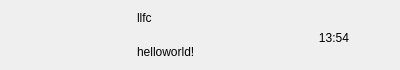
<?xml version="1.0" encoding="UTF-8"?>
<ui version="4.0">
 <class>ChatUserWid</class>
 <widget class="QWidget" name="ChatUserWid">
  <property name="geometry">
   <rect>
    <x>0</x>
    <y>0</y>
    <width>400</width>
    <height>70</height>
   </rect>
  </property>
  <property name="minimumSize">
   <size>
    <width>0</width>
    <height>70</height>
   </size>
  </property>
  <property name="maximumSize">
   <size>
    <width>16777215</width>
    <height>70</height>
   </size>
  </property>
  <property name="windowTitle">
   <string>Form</string>
  </property>
  <layout class="QHBoxLayout" name="horizontalLayout">
   <property name="spacing">
    <number>5</number>
   </property>
   <property name="leftMargin">
    <number>6</number>
   </property>
   <property name="topMargin">
    <number>2</number>
   </property>
   <property name="rightMargin">
    <number>6</number>
   </property>
   <property name="bottomMargin">
    <number>2</number>
   </property>
   <item>
    <widget class="QWidget" name="icon_wid" native="true">
     <property name="minimumSize">
      <size>
       <width>50</width>
       <height>50</height>
      </size>
     </property>
     <property name="maximumSize">
      <size>
       <width>50</width>
       <height>50</height>
      </size>
     </property>
     <layout class="QHBoxLayout" name="horizontalLayout_2">
      <property name="spacing">
       <number>0</number>
      </property>
      <property name="leftMargin">
       <number>0</number>
      </property>
      <property name="topMargin">
       <number>0</number>
      </property>
      <property name="rightMargin">
       <number>0</number>
      </property>
      <property name="bottomMargin">
       <number>0</number>
      </property>
      <item>
       <widget class="QLabel" name="icon_lb">
        <property name="minimumSize">
         <size>
          <width>45</width>
          <height>45</height>
         </size>
        </property>
        <property name="maximumSize">
         <size>
          <width>45</width>
          <height>45</height>
         </size>
        </property>
        <property name="text">
         <string/>
        </property>
       </widget>
      </item>
     </layout>
    </widget>
   </item>
   <item>
    <widget class="QWidget" name="userinfo_wid" native="true">
     <property name="maximumSize">
      <size>
       <width>130</width>
       <height>16777215</height>
      </size>
     </property>
     <layout class="QVBoxLayout" name="verticalLayout">
      <property name="leftMargin">
       <number>2</number>
      </property>
      <property name="topMargin">
       <number>2</number>
      </property>
      <property name="rightMargin">
       <number>2</number>
      </property>
      <property name="bottomMargin">
       <number>2</number>
      </property>
      <item>
       <widget class="QLabel" name="user_name_lb">
        <property name="text">
         <string>llfc</string>
        </property>
       </widget>
      </item>
      <item>
       <widget class="QLabel" name="user_chat_lb">
        <property name="maximumSize">
         <size>
          <width>130</width>
          <height>16777215</height>
         </size>
        </property>
        <property name="text">
         <string>helloworld!</string>
        </property>
       </widget>
      </item>
     </layout>
    </widget>
   </item>
   <item>
    <widget class="QWidget" name="widget_3" native="true">
     <property name="minimumSize">
      <size>
       <width>50</width>
       <height>50</height>
      </size>
     </property>
     <property name="maximumSize">
      <size>
       <width>50</width>
       <height>50</height>
      </size>
     </property>
     <widget class="QLabel" name="time_lb">
      <property name="geometry">
       <rect>
        <x>0</x>
        <y>20</y>
        <width>54</width>
        <height>16</height>
       </rect>
      </property>
      <property name="sizePolicy">
       <sizepolicy hsizetype="Preferred" vsizetype="Preferred">
        <horstretch>0</horstretch>
        <verstretch>0</verstretch>
       </sizepolicy>
      </property>
      <property name="text">
       <string>13:54</string>
      </property>
      <property name="alignment">
       <set>Qt::AlignCenter</set>
      </property>
     </widget>
    </widget>
   </item>
  </layout>
 </widget>
 <resources/>
 <connections/>
</ui>
